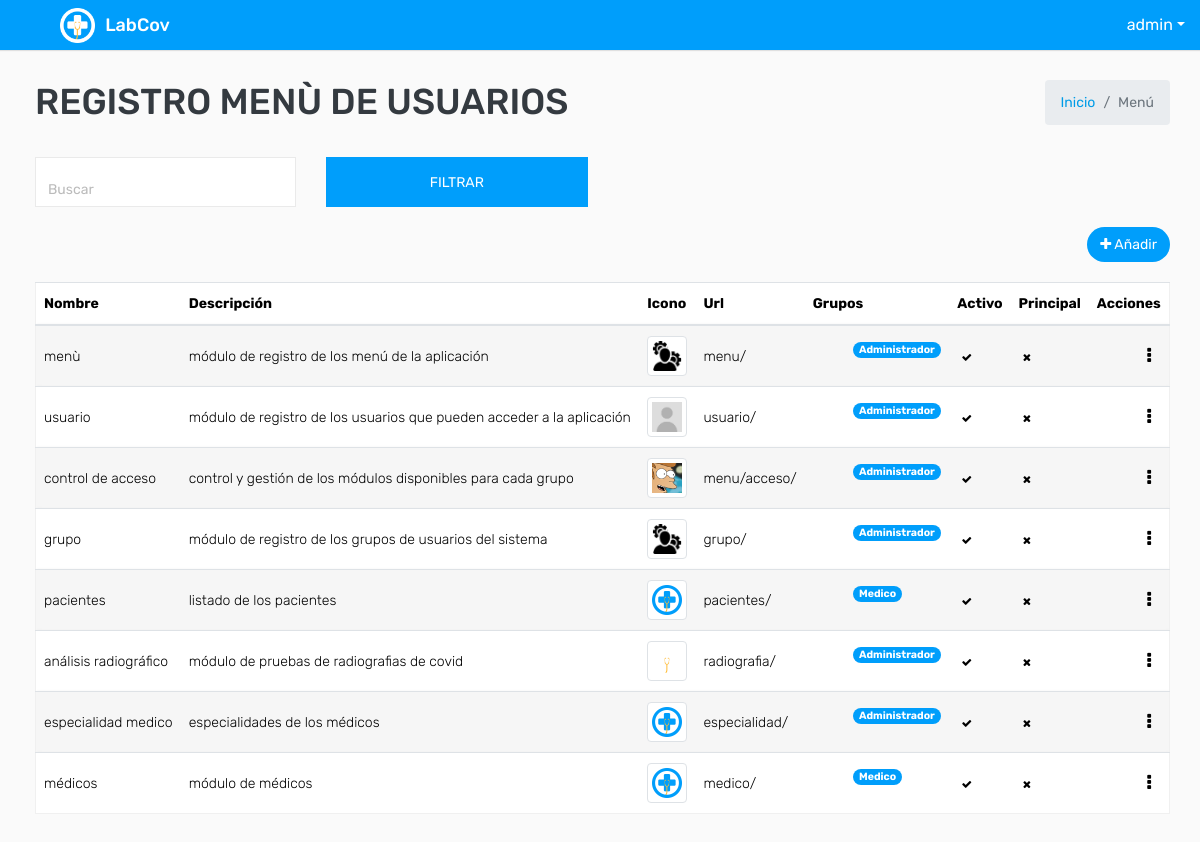
The page /menu/ (signed in) on the database its author committed.
### covid/models.py (models this page shows, shortened)
class ModeloBase(models.Model):
    class Meta:
        abstract = True
    """Model definition for ModeloBase."""
    fecha_creacion = models.DateTimeField(verbose_name='Fecha creación',auto_now_add=True)
    usuario_creacion = models.ForeignKey(settings.AUTH_USER_MODEL, verbose_name='Usuario Creación', related_name='+', blank=True, null=True,on_delete=models.PROTECT, editable=False)
    usuario_modificacion = models.ForeignKey(settings.AUTH_USER_MODEL, verbose_name='Usuario Modificación', related_name='+', blank=True, null=True,on_delete=models.PROTECT , editable=False)
    fecha_modificacion = models.DateTimeField(verbose_name='Fecha Modificación', auto_now=True)

class User(AbstractUser,ModeloBase):
    cedula=models.CharField(max_length=10, verbose_name='Cédula')
    tipo_genero = (('N', 'Ninguno'), ('M', 'Masculino'), ('F', 'Femenino'))
    genero = models.CharField('Género', choices=tipo_genero, default='N', max_length=1)

class Menu(ModeloBase):
    titulo = models.CharField(verbose_name='Título',max_length=200)
    descripcion = models.CharField( verbose_name='Descripciòn',max_length=200)
    icono = models.ImageField(verbose_name="icono", upload_to='icon/')
    url = models.CharField(verbose_name='Url', max_length=200)
    es_modulo_principal = models.BooleanField(default=False ,verbose_name='¿Es módulo principal?')
    principal = models.ForeignKey("self", null=True, blank=True, on_delete=models.CASCADE)
    grupo = models.ManyToManyField(Group, through='Menu_Groups', verbose_name='Grupos de usuario')
    activo = models.BooleanField(default=True)
    class Meta:
        verbose_name = 'Menu'
        verbose_name_plural = 'Menus'

### covid/views.py (the view)
# urls.py: path('menu/', key.MenuListView.as_view(), name="menu_listar") ,
class MenuListView(LoginRequiredMixin,PermissionRequiredMixin,ListView):
    permission_required = 'covid.view_menu'
    ordering = ['id']
    model = Menu
    template_name = "menu/menu_listar.html"
    def get_queryset(self):
        busqueda = self.request.GET.get("buscar")
        queryset = Menu.objects.all().order_by("pk")
        if busqueda:
            queryset = Menu.objects.filter(
                Q(titulo__icontains= busqueda)|
                Q(descripcion__icontains= busqueda)
                ).distinct().order_by("pk")
        return queryset
    def get_context_data(self, **kwargs):
        context = super().get_context_data(**kwargs)
        context['titulo'] = "Registro  Menù de usuarios"
        return context

### templates/menu/menu_listar.html (shortened to what this page needs)
{% extends 'plantillaBase.html' %} {% block content %}
<div class="mt-2">
    <form action="" method="GET">
        <div class="row filter-row">
            <div class="col-sm-6 col-md-3">
                <div class="form-group form-focus select-focus focused">
                    <input type="text" name="buscar" id="id_buscar" class="form-control float-right" placeholder="Buscar">
                </div>
            </div>
            <div class="col-sm-6 col-md-3">
                <button type="submit" class="btn btn-primary btn-block"> Filtrar </button>
            </div>
        </div>
    </form>
</div>
<div class="row ">
    <div class="col-sm-12 col-12 text-right m-b-20">
        {% if perms.covid.add_menu %}
        <a href="{% url 'menu_crear'%}" class="btn btn btn-primary btn-rounded float-right"><i class="fa fa-plus"></i>
            Añadir</a> {% endif %}
    </div>
</div>
<div class="row">
    <div class="col-md-12">
        <div class="table-responsive">
            <div id="DataTables_Table_0_wrapper" class="dataTables_wrapper dt-bootstrap4 no-footer">
                <div class="row">
                    <div class="col-sm-12">
                        <table class="table table-border table-striped custom-table  mb-0  no-footer" id="DataTables_Table_0" role="grid" aria-describedby="DataTables_Table_0_info">
                            <thead>
                                <tr>
                                    <th>Nombre</th>
                                    <th>Descripción</th>
                                    <th>Icono</th>
                                    <th>Url</th>
                                    <th>Grupos</th>
                                    <th>Activo</th>
                                    <th>Principal</th>
                                    <th>Acciones</th>
                                </tr>
                            </thead>
                            <tbody>
                                {% for dato in object_list %}
                                <tr>
                                    <td>{{ dato.titulo }}</td>
                                    <td>{{ dato.descripcion }}</td>
                                    {% if dato.icono %}
                                    <td><img src="{{dato.icono.url}}" class="img-thumbnail" width="40px"></td>{% else %}
                                    <td><a href="#">No tiene icono</a> </td> {% endif %}
                                    <td>{{ dato.url }}</td>
                                    <td>
                                        <ul>
                                            {% for dato in dato.grupo.all %}
                                            <li class="badge badge-pill badge-info">{{ dato }}</li>
                                            {% endfor %}
                                        </ul>
                                    </td>
                                    <td>
                                        {% if dato.activo == True%}
                                        <a class="badge " data-toggle="tooltip" data-placement="top" title="Activo"><span class="fa fa-check "></span></a> {% else %}
                                        <a class="badge " data-toggle="tooltip" data-placement="top" title="Activo"><span class="fa fa-times "></span></a> {% endif %}
                                    </td>
                                    <td>
                                        {% if dato.es_modulo_principal == True %}
                                        <a class="badge " data-toggle="tooltip" data-placement="top" title="Es principal"><span class="fa fa-check "></span></a> {% else %}
                                        <a class="badge" data-toggle="tooltip" data-placement="top" title="Es principal"><span class="fa fa-times "></span></a> {% endif %}
                                    </td>
                                    <td class="text-right">
                                        <div class="dropdown dropdown-action">
                                            <a class="action-icon dropdown-toggle" data-toggle="dropdown" aria-expanded="false"><i class="fa fa-ellipsis-v"></i></a>
                                        </div>
                                    </td>
                                </tr>
                                {% endfor %}
                            </tbody>
                        </table>
                    </div>
                </div>
            </div>
        </div>
    </div>
</div>
{% endblock %}

### templates/plantillaBase.html (shortened to what this page needs)
<!DOCTYPE html>
<html lang="es">
{% load static %}
<head>
    <link rel="stylesheet" type="text/css" href="{% static 'css/bootstrap.min.css'%}">
    <link rel="stylesheet" type="text/css" href="{% static 'css/font-awesome.min.css'%}">
    <link rel="stylesheet" type="text/css" href="{% static 'css/bootstrap-duallistbox.min.css'%}">
    <link rel="stylesheet" type="text/css" href="{% static 'css/style.css'%}"> {% block content_extra_css %} {% endblock content_extra_css %}
</head>
<body>
    <div class="main-wrapper">
        <div class="header">
            <div class="header-left">
                <a href="{% url 'dashboard'%}" class="logo">
                    <img src="{% static 'img/logo.png' %}" width="35" height="35" alt="">
                    <span>LabCov</span></a>
            </div>
            <ul class="nav user-menu float-right">
                <li class="nav-item dropdown has-arrow">
                    <a href="#" class="dropdown-toggle nav-link user-link" data-toggle="dropdown"></span><span>{{ request.user }}</span></a>
                </li>
            </ul>
        </div>
        <div class="page-wrapper ">
            <div class="content ">
                <div class="row mb-2 ">
                    <div class="col-sm-8 ">
                        <h1 class="m-0 text-dark ">{{ titulo.upper }}</h1>
                    </div>
                    <div class="col-sm-4 ">
                        <ol class="breadcrumb float-sm-right ">
                            <li class="breadcrumb-item "><a href="{% url 'dashboard'%} ">Inicio</a></li>
                            <li class="breadcrumb-item active ">Menú</li>
                        </ol>
                    </div>
                </div>
                {% block content %} {% endblock %}
            </div>
        </div>
    </div>
</body>
</html>

### rows shown on the page
User: user "admin"
Menu: titulo "menù", descripcion "módulo de registro de los menú de la aplicación", icono (picture), url "menu/", activo True (drawn), es_modulo_principal False (drawn)
Menu: titulo "usuario", descripcion "módulo de registro de los usuarios que pueden acceder a la aplicación", icono (placeholder picture), url "usuario/", activo True (drawn), es_modulo_principal False (drawn)
Menu: titulo "control de acceso", descripcion "control y gestión de los módulos disponibles para cada grupo", icono (picture), url "menu/acceso/", activo True (drawn), es_modulo_principal False (drawn)
Menu: titulo "grupo", descripcion "módulo de registro de los grupos de usuarios del sistema", icono (picture), url "grupo/", activo True (drawn), es_modulo_principal False (drawn)
Menu: titulo "pacientes", descripcion "listado de los pacientes", icono (picture), url "pacientes/", activo True (drawn), es_modulo_principal False (drawn)
Menu: titulo "análisis radiográfico", descripcion "módulo de pruebas de radiografias de covid", icono (picture), url "radiografia/", activo True (drawn), es_modulo_principal False (drawn)
Menu: titulo "especialidad medico", descripcion "especialidades de los médicos", icono (picture), url "especialidad/", activo True (drawn), es_modulo_principal False (drawn)
Menu: titulo "médicos", descripcion "módulo de médicos", icono (picture), url "medico/", activo True (drawn), es_modulo_principal False (drawn)

### other values the page prints
{{ titulo.upper }} "REGISTRO MENÙ DE USUARIOS"
{{ dato }} "Administrador"
{{ dato }} "Medico"
